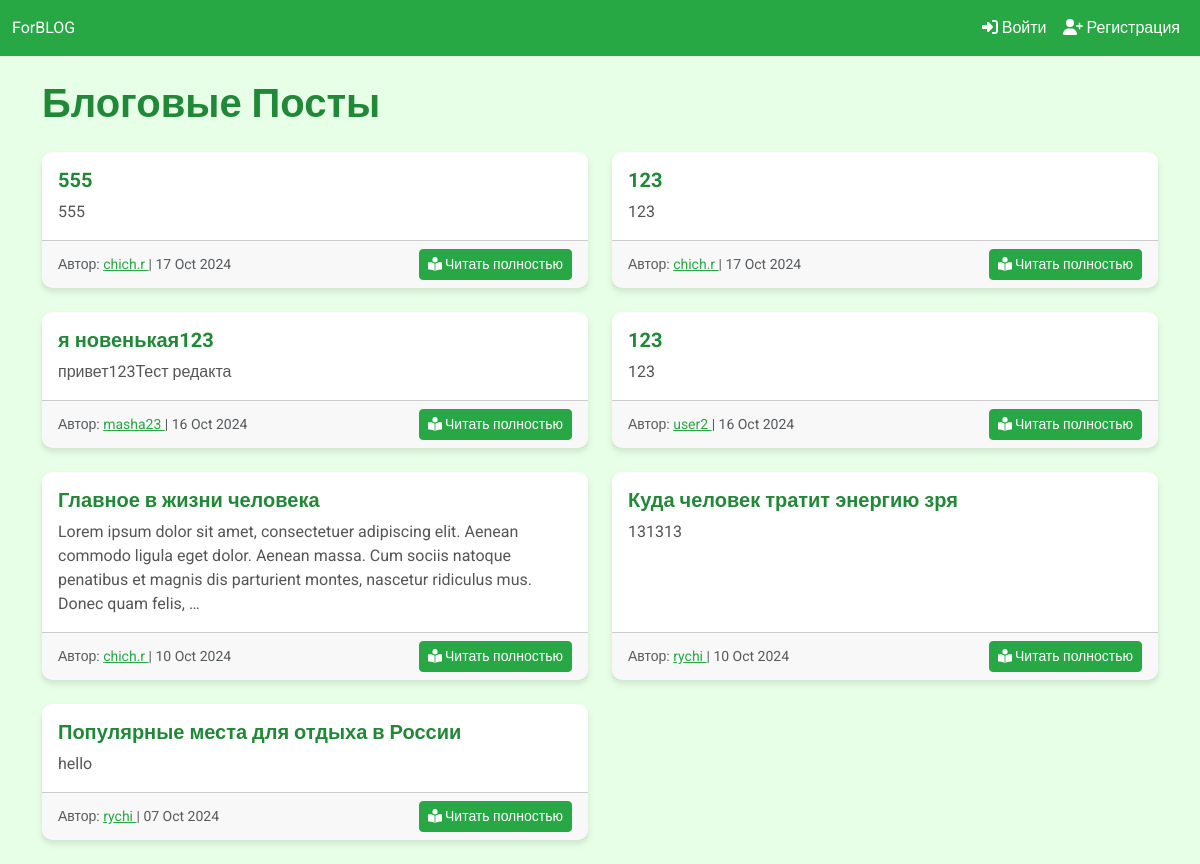
The page / on the database its author committed.
### blog/models.py (models this page shows, shortened)
class Post(models.Model):
    title = models.CharField(max_length=200)
    content = models.TextField()
    pub_date = models.DateTimeField(default=timezone.now)
    published = models.BooleanField(default=True)
    author = models.ForeignKey(User, on_delete=models.CASCADE, related_name='posts')

### blog/views.py (the view)
# urls.py: path('', views.post_list_view, name='post_list'),
def post_list_view(request):
    posts = Post.objects.filter(published=True).order_by('-pub_date')
    return render(request, 'blog/post_list.html', {'posts': posts})

### blog/templates/blog/post_list.html (shortened to what this page needs)
{% extends 'blog/base.html' %}
{% block content %}
    <h1 class="mb-4">Блоговые Посты</h1>
    <div class="row">
        {% for post in posts %}
            <div class="col-md-6 mb-4">
                <div class="card h-100">
                    <div class="card-body">
                        <h5 class="card-title">{{ post.title }}</h5>
                        <p class="card-text">{{ post.content|truncatewords:30 }}</p>
                    </div>
                    <div class="card-footer d-flex justify-content-between align-items-center">
                        <small class="text-muted">
                            Автор:
                            <a href="{% url 'user_profile' post.author.username %}">
                                {{ post.author.username }}
                            </a> | {{ post.pub_date|date:"d M Y" }}
                        </small>
                        <a href="{% url 'post_detail' post.id %}" class="btn btn-primary btn-sm">
                            <i class="fas fa-book-reader"></i> Читать полностью
                        </a>
                    </div>
                </div>
            </div>
        {% empty %}
            <p>Постов пока нет.</p>
        {% endfor %}
    </div>
{% endblock %}

### blog/templates/blog/base.html (shortened to what this page needs)
<!DOCTYPE html>
{% load static %}
{% load widget_tweaks %}
<html lang="ru">
<head>
    <link href="https://cdn.jsdelivr.net/npm/bootstrap@5.3.0/dist/css/bootstrap.min.css" rel="stylesheet">
    <link rel="stylesheet" href="https://cdnjs.cloudflare.com/ajax/libs/font-awesome/6.4.0/css/all.min.css" />
    <link href="{% static 'css/custom.css' %}" rel="stylesheet">
</head>
<body>
    <nav class="navbar navbar-expand-lg navbar-dark bg-success">
        <div class="container-fluid">
            <a class="navbar-brand" href="{% url 'post_list' %}">ForBLOG</a>
            <div class="collapse navbar-collapse" id="navbarNav">
                <ul class="navbar-nav ms-auto">
                    {% if user.is_authenticated %}
                        <li class="nav-item">
                            <a class="nav-link" href="{% url 'user_profile' user.username %}"><i class="fas fa-user"></i> Профиль</a>
                        </li>
                        <li class="nav-item">
                            <a class="nav-link" href="{% url 'create_post' %}"><i class="fas fa-plus-circle"></i> Создать пост</a>
                        </li>
                        <li class="nav-item">
                            <a class="nav-link" href="{% url 'logout' %}"><i class="fas fa-sign-out-alt"></i> Выйти</a>
                        </li>
                    {% else %}
                        <li class="nav-item">
                            <a class="nav-link" href="{% url 'login' %}"><i class="fas fa-sign-in-alt"></i> Войти</a>
                        </li>
                        <li class="nav-item">
                            <a class="nav-link" href="{% url 'register' %}"><i class="fas fa-user-plus"></i> Регистрация</a>
                        </li>
                    {% endif %}
                </ul>
            </div>
        </div>
    </nav>
    <div class="container mt-4">
        {% block content %}
        {% endblock %}
    </div>
</body>
</html>

### static/css/custom.css (style rules this page uses)
body { background-color: #e6ffe6; font-family: 'Roboto', sans-serif; color: #333333; }
.navbar { background-color: #28a745 !important; }
.navbar-brand, .nav-link { color: #ffffff !important; }
.card { border-radius: 10px; box-shadow: 0 4px 6px rgba(0, 0, 0, 0.1); border: none; }
.card-title { color: #218838; }
.card-text { color: #555555; }
.btn-primary { background-color: #28a745; border-color: #28a745; }
a { color: #28a745; }
.card-text, .form-label, .form-control, .nav-link, .navbar-brand { font-size: 1rem; line-height: 1.5; }
h1, h2, h3, h4, h5, h6 { color: #218838; font-weight: 700; }

### rows shown on the page
Post: title "555", content "555", author.username "chich.r", pub_date "17 Oct 2024"
Post: title "123", content "123", author.username "chich.r", pub_date "17 Oct 2024"
Post: title "я новенькая123", content "привет123Тест редакта", author.username "masha23", pub_date "16 Oct 2024"
Post: title "123", content "123", author.username "user2", pub_date "16 Oct 2024"
Post: title "Главное в жизни человека", content "Lorem ipsum dolor sit amet, consectetuer adipiscing elit. Aenean commodo ligula eget dolor. Aenean massa. Cum sociis natoque penatibus et magnis dis parturient montes, nascetur ridiculus mus. Donec quam felis, …", author.username "chich.r", pub_date "10 Oct 2024"
Post: title "Куда человек тратит энергию зря", content "131313", author.username "rychi", pub_date "10 Oct 2024"
Post: title "Популярные места для отдыха в России", content "hello", author.username "rychi", pub_date "07 Oct 2024"
